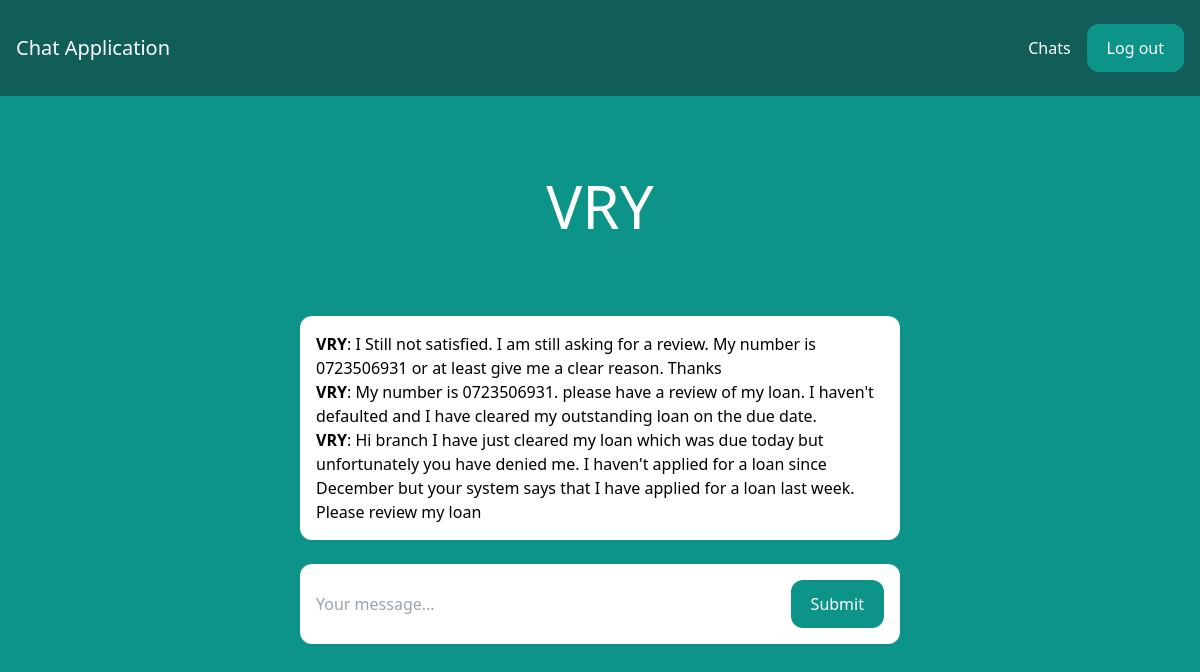
The page /chats/171/ (signed in) on the database its author committed.
### chats/models.py (models this page shows)
class Chat(models.Model):
    name = models.CharField(max_length=255)
    slug = models.SlugField(unique=True)
    users = models.ManyToManyField(User)

class Message(models.Model):
    chat = models.ForeignKey(Chat,on_delete=models.CASCADE)
    user = models.ForeignKey(User,on_delete=models.CASCADE)
    content = models.TextField()
    timestamp = models.DateTimeField(auto_now_add=True)
    class Meta:
        ordering = ('timestamp',)

### core/models.py (models this page shows, shortened)
class User(AbstractUser):
    user_id = models.IntegerField(default=-1)
    is_agent = models.BooleanField(default=False)

### chats/views.py (the view)
# urls.py: path('<slug:slug>/',view=enter_chat,name='chat')
@login_required
def enter_chat(request,slug):
    chat = Chat.objects.get(slug=slug)
    messages = Message.objects.filter(chat=chat)[:25]
    return render(request,'chats/single_chat.html',{'chat':chat, 'messages':messages})

### chats/templates/chats/single_chat.html (shortened to what this page needs)
{% extends 'core/base.html' %}
{% block content %}
<div class="p-10 lg:p-20 text-center">
    <h1 class="text-3xl lg:text-6xl text-white">{{ chat.name }}</h1>
</div>
<div class="lg:w-2/4 mx-4 lg:mx-auto p-4 bg-white rounded-xl">
    <div class="chat-messages space-y-3" id="chat-messages">
        {% for m in messages %}<b>{{ m.user.username }}</b>: {{ m.content }}<br>{% endfor %}
    </div>
</div>
<div class="lg:w-2/4 mt-6 mx-4 lg:mx-auto p-4 bg-white rounded-xl">
    <form method="post" action="." class="flex">
        <input type="text" name="content" class="flex-1 mr-3" placeholder="Your message..." id="chat-message-input">
        <button
            class="px-5 py-3 rounded-xl text-white bg-teal-600 hover:bg-teal-700"
            id="chat-message-submit"
        >Submit</button>
    </form>
</div>
{% endblock %}

### rows shown on the page
Chat: name "VRY"
Message: user.username "VRY", content "I Still not satisfied. I am still asking for a review. My number is 0723506931 or at least give me a clear reason. Thanks"
Message: user.username "VRY", content "My number is 0723506931. please have a review of my loan. I haven't defaulted and I have cleared my outstanding loan on the due date."
Message: user.username "VRY", content "Hi branch I have just cleared my loan which was due today but unfortunately you have denied me. I haven't applied for a loan since December but your system says that I have applied for a loan last week. Please review my loan"
